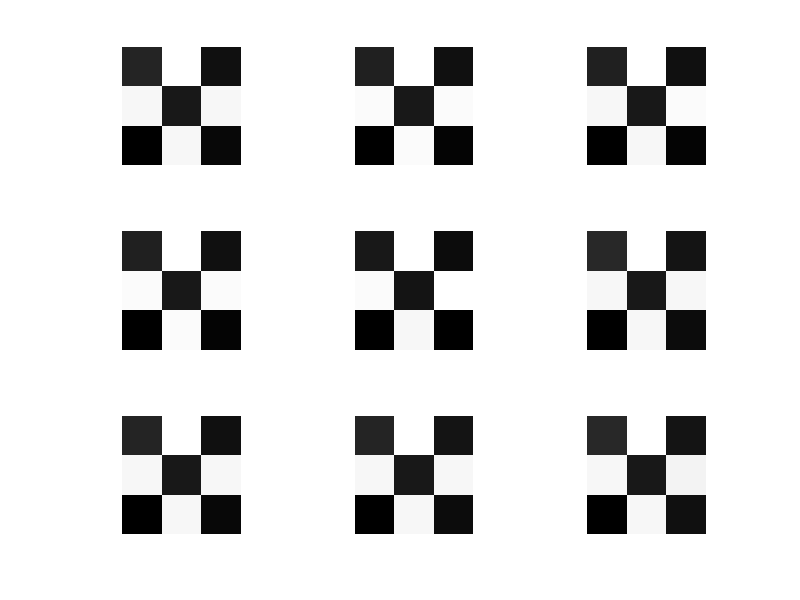
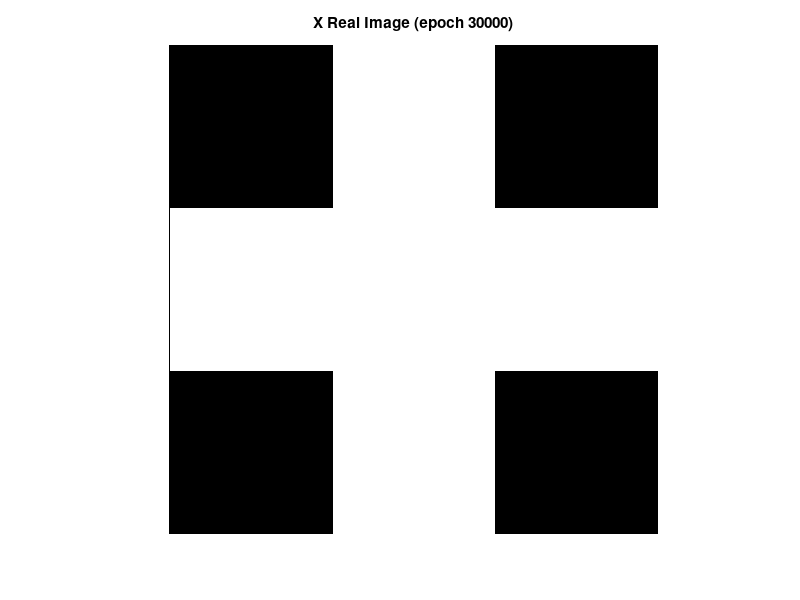
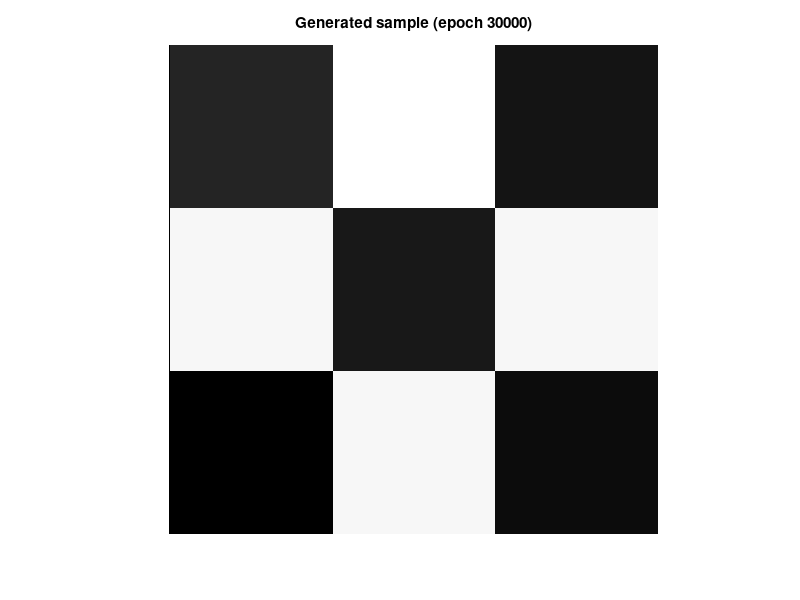

Here is the MATLAB script that generated these plots, in order: (Note: this script raises an error after producing the figures.)
%% =========================================================
%  3x3 O+ GAN Training  (w/o Toolbox)
% =========================================================
clear; clc;
close all;

% Set rand seed
 rng(0);

% Parameters パラメータ設定
img_size = 3;           % Image size
latent_dim = 2;        % Latent variables

D_hidden_L = 3;      % Number of hidden layers (Discriminator)
G_hidden_L = 3;      % Number of hidden layers (Generator)

num_epochs = 30000;     % Epochs 
%num_epochs = 2;     % Epochs 
eta_D = 0.001;
eta_G = 0.001;
save_path = "trained_simple_gan.mat";
DGL = 2;                 % DとGの学習比D/G = 2 -> D:G = 2:1

% ======== Train data, 学習データ (3x3 O+)  ========
circle = [1 1 1; ...
              1 -1 1; ...
              1 1 1]';

cross = [-1 1 -1; ...
               1 1 1; ...
               -1 1 -1]';

%data = [circle(:)'; cross(:)'; triangle(:)'];  % 3x25
data = [circle(:)'; cross(:)'];  % 3x25
num_data = size(data,1);

% ===  Loss data 損失記録変数 ===
loss_D = zeros(num_epochs,1);
loss_G = zeros(num_epochs,1);

% ======== Initialization (weights) ネットワーク初期化 ========
Wg2 = 0.1*randn(G_hidden_L, latent_dim);
bg2 = zeros(G_hidden_L,1);
Wg3 = 0.1*randn(img_size*img_size,G_hidden_L);
bg3 = zeros(img_size*img_size,1);

Wd2 = 0.1*randn(D_hidden_L,img_size*img_size);
bd2 = zeros(D_hidden_L,1);
Wd3 = 0.1*randn(1,D_hidden_L);
bd3 = 0;

fprintf("Initial weight (Discriminator)\n");
fprintf('W^D2\n'); disp(Wd2);
fprintf('b^D2\n'); disp(bd2);
fprintf('W^D3\n'); disp(Wd3);
fprintf('b^D3\n'); disp(bd3);

fprintf("Initial weight (Generator)\n");
fprintf('W^G2\n'); disp(Wg2);
fprintf('b^G2\n'); disp(bg2);
fprintf('W^G3\n'); disp(Wg3);
fprintf('b^G3\n'); disp(bg3);

% ======== Activation function 活性化関数 ========
sigmoid = @(x) 1./(1+exp(-x));
tanh_f = @(x) tanh(x);

% ======== Loop of learning 学習ループ ========
for epoch = 1:num_epochs
    % ==== Update descriminator (D) 識別器更新 ====
    % ==== D更新 ====
    idx = randi(num_data);
    x_real = data(idx,:)';

    % Generate fake Image フェイク画像の生成
    ng = randn(latent_dim,1);
    ag2 = tanh_f(Wg2*ng + bg2);
    x_fake = tanh_f(Wg3*ag2 + bg3);

    % Discriminate real image 正解画像の判別
    ad2_real = tanh_f(Wd2*x_real + bd2);
    y_real = sigmoid(Wd3*ad2_real + bd3);
    ad3_real = y_real;

    % Discriminate fake image フェイク画像の判別
    ad2_fake = tanh_f(Wd2*x_fake + bd2);
    y_fake = sigmoid(Wd3*ad2_fake + bd3);
    ad3_fake = y_fake;

    % === Calculate loss function (Discriminator) 損失計算 ===
    loss_D(epoch) = - (log(y_real + 1e-8) + log(1 - y_fake + 1e-8));
                                % Loss of real image + Loss of fake image 

    fignum=10;
    if epoch == 1 || epoch == num_epochs
        fprintf('Discriminator (Real Image) %d epoch\n',epoch);
        fprintf('x_real\n'); disp(x_real);        
        fprintf('ad2_real\n'); disp(ad2_real);
        fprintf('ad3_real\n'); disp(ad3_real);
        fprintf('BCE\n'); disp(- (log(y_real + 1e-8)));

        fprintf('Generator (Fake Image) %d epoch\n',epoch);
        fprintf('ng\n'); disp(ng);
        fprintf('ag2\n'); disp(ag2);
        fprintf('x_fake\n');disp(x_fake);

        fprintf('Discriminator (Fake Image) %d epoch\n',epoch);
        fprintf('ad2_real\n'); disp(ad2_real);
        fprintf('ad3_real\n'); disp(ad3_real);
        fprintf('BCE\n'); disp(- log(1 - y_fake + 1e-8));

         img = reshape(x_real/2+0.5, img_size, img_size)';
        figure(fignum); imagesc(img);
        colormap gray; axis image off;
        title(sprintf("X Real Image (epoch %d)", epoch));
        drawnow;
         fignum=fignum+1;
         img = reshape(x_fake/2*0.5, img_size, img_size)';
        figure(fignum); imagesc(img);
        colormap gray; axis image off;
        title(sprintf("X Fake image (epoch %d)", epoch));
        drawnow;
         fignum=fignum+1;
    end


    % 勾配（D）
    % Loss -> a^D3 units
    dLdy_real = -(1 - y_real);
    dLdad3_real = dLdy_real ;
    dLdy_fake = y_fake;
    dLdad3_fake = dLdy_fake;

    % Loss -> a^D3 -> z^D3 (delta^D3)
    dad3dzd3_real = ad3_real .* (1-ad3_real);             % Activation function : sigmoid, f'(x) = f(x)(1-f(x))
    deltad3_real = dLdad3_real .* dad3dzd3_real;

    % Loss -> delta^D3 -> w^D3 or -> b^D3
    dWd3_real = deltad3_real * ad2_real';
    dBd3_real = deltad3_real;

    % Loss -> delta^D3 -> a^D2 -> z^D2 (delta^D2)
    dLdad2_real = Wd3' * deltad3_real;
    dad3dzd3_real = (1 - ad2_real.^2);                      % Activation function : tanh
    deltad2_real = dLdad2_real .* dad3dzd3_real ;

    % Loss -> delta^D2 -> w^D2 or -> b^D2
    dWd2_real = deltad2_real * x_real';
    dBd2_real = deltad2_real;

    % Fake image
    deltad3_fake = dLdy_fake .* y_fake .* (1-y_fake);
    dWd3_fake = deltad3_fake * ad2_fake';
    dBd3_fake = deltad3_fake;

    deltad2_fake = (Wd3' * deltad3_fake) .* (1 - ad2_fake.^2);
    dWd2_fake = deltad2_fake * x_fake';
    dBd2_fake = deltad2_fake;

    Wd3 = Wd3 - eta_D * (dWd3_real + dWd3_fake);
    bd3 = bd3 - eta_D * sum(dBd3_real + dBd3_fake,2);
    Wd2 = Wd2 - eta_D * (dWd2_real + dWd2_fake);
    bd2 = bd2 - eta_D * sum(dBd2_real + dBd2_fake,2);

    % ==== 生成器更新 ====
    % ==== G更新 ====
    ng = randn(latent_dim,1);
    ag2 = tanh_f(Wg2*ng + bg2);
    x_fake = tanh_f(Wg3*ag2 + bg3);

    ad2_fake = tanh_f(Wd2*x_fake + bd2);
    y_fake = sigmoid(Wd3*ad2_fake + bd3);

    % === 生成器損失 ===
    loss_G(epoch) = - log(y_fake + 1e-8);

    dLdy_fake = -(1 - y_fake);
    deltad3_fake = dLdy_fake .* y_fake .* (1-y_fake);                      % Activation : sigmoid
    deltad2_fake = (Wd3' * deltad3_fake) .* (1 - ad2_fake.^2);      % Activation : tanh
    deltag3 = (Wd2' * deltad2_fake) .* (1 - x_fake.^2);                   % Activation : tanh

    dWg3 = deltag3 * ag2';
    dBg3 = deltag3;

    deltag2 = (Wg3' * deltag3) .* (1 - ag2.^2);                               % Activation : tanh

    dWg2 = deltag2 * ng';
    dBg2 = deltag2;

    if rem(epoch, DGL)== 0
        Wg3 = Wg3 - eta_G * dWg3;
        bg3  = bg3  - eta_G * sum(dBg3,2);
        Wg2 = Wg2 - eta_G * dWg2;
        bg2  = bg2  - eta_G * sum(dBg2,2);
    end

    % === 進捗表示 ===
    if mod(epoch, 1000) == 0
        fprintf("Epoch %d / %d  |  L_D=%.3f  L_G=%.3f\n", ...
                epoch, num_epochs, loss_D(epoch), loss_G(epoch));
        img = reshape(x_fake/2+0.5, img_size, img_size);
        imagesc(img);
        colormap gray; axis image off;
        title(sprintf("Generated sample (epoch %d)", epoch));
        drawnow;
    end
end

% ======== Store parameters パラメータ保存 ========
save(save_path, 'Wg2','bg2','Wg3','bg3','Wd2','bd2','Wd3','bd3','loss_D','loss_G');
fprintf("Finish train. Store parameters '%s' \n", save_path);

% ======== Generate images サンプル生成 ========
figure;
for i = 1:9
    ng = randn(latent_dim,1);
    ag2 = tanh_f(Wg2*ng + bg2);
    x_fake = tanh_f(Wg3*ag2 + bg3);
    subplot(3,3,i);
    imagesc(reshape(x_fake/2+0.5,img_size,img_size));
    colormap gray; axis image off;
end
sgtitle("Generated Samples (Trained GAN)");

% Store images 画像保存
exportgraphics(gcf,"generated_samples.png");
fprintf("Store images : 'generated_samples.png' \n");

% === Display loss curve 損失表示 ===
figure;
plot(loss_D,'r','DisplayName','Discriminator Loss'); hold on;
plot(loss_G,'b','DisplayName','Generator Loss');
legend; xlabel('Epoch'); ylabel('Loss');
title('GAN Training Loss');
grid on;
exportgraphics(gcf,"loss_curve.png");
fprintf("Sore loss curve :  'loss_curve.png' \n");

%% =========================================================
%  WEIGHT EXTRACTION FOR VERILOG (Signed Decimal)
% =========================================================
fprintf('\n--- Starting Weight Extraction (Signed Decimal) ---\n');

% 1. Define Conversion Functions (Anonymous functions)
% ---------------------------------------------------------
% Mengembalikan nilai integer murni (int8/int16), bukan string Hex.
% MATLAB otomatis melakukan saturasi jika nilai melebihi range int.

% Convert Float to Q1.7 Integer (8-bit signed)
% Range: -128 to +127
float2Q1_7 = @(x) int8(round(x * 128));

% Convert Float to Q8.8 Integer (16-bit signed)
% Range: -32768 to +32767
float2Q8_8 = @(x) int16(round(x * 256));

% Helper handle
write_weights = @(filename, data, converter) write_to_file(filename, data, converter);

% 2. EXECUTE Extraction
% ---------------------------------------------------------

% --- Extract GENERATOR Parameters ---
% Layer 1 (2 -> 3)
write_weights('gen_w1.txt', Wg2, float2Q1_7); 
write_weights('gen_b1.txt', bg2, float2Q8_8); 

% Layer 2 (3 -> 9)
write_weights('gen_w2.txt', Wg3, float2Q1_7);
write_weights('gen_b2.txt', bg3, float2Q8_8);

% --- Extract DISCRIMINATOR Parameters ---
% Layer 1 (9 -> 3)
write_weights('disc_w1.txt', Wd2, float2Q1_7);
write_weights('disc_b1.txt', bd2, float2Q8_8);

% Layer 2 (3 -> 1)
write_weights('disc_w2.txt', Wd3, float2Q1_7);
write_weights('disc_b2.txt', bd3, float2Q8_8);

fprintf('--- Extraction Complete. Files contain Signed Decimal values. ---\n');

% 3. Local Function Definition (MUST BE AT THE END)
% ---------------------------------------------------------
function write_to_file(filename, matrix, func_handle)
    fid = fopen(filename, 'w');
    % Transpose matrix agar urutan data sesuai pembacaan sequential (Row-Major)
    flat_data = matrix'; 
    flat_data = flat_data(:);
    
    for k = 1:length(flat_data)
        val = func_handle(flat_data(k));
        % Gunakan %d untuk mencetak Signed Decimal (contoh: -45, 120)
        fprintf(fid, '%d\n', val);
    end
    fclose(fid);
    fprintf('Saved: %s (%d elements)\n', filename, length(flat_data));
end